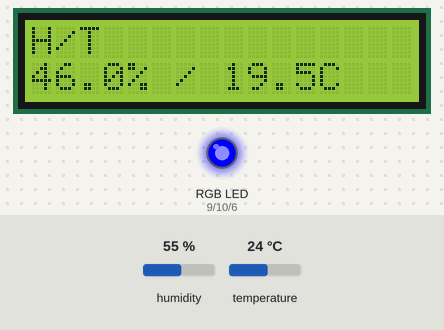
Simulated run of this sketch. Board: Arduino Uno, built with avr-gcc and run on an emulated ATmega328P. Parts: 16×2 character LCD, an RGB LED mixed from three pins (HIGH = lit). The inputs (shaded band) are chosen by the test bench; at power-on: temperature 24 °C, humidity 55 %. Dim RGB values are drawn brighter than linear.

Above: at 1.2 s.
1.3 s: temperature set to 26.2 °C
At 3.1 s:
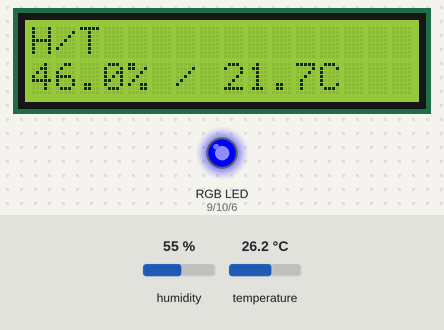
4.0 s: temperature set to 27.2 °C
At 5.0 s:
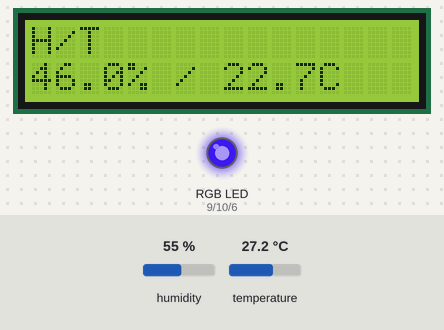
6.7 s: temperature set to 12 °C
At 8.8 s:
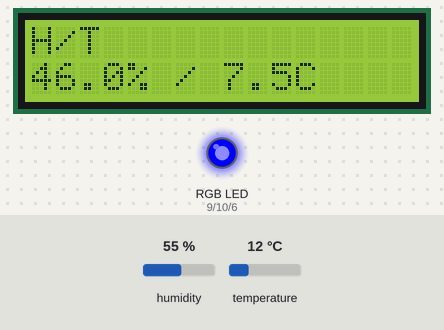
9.6 s: temperature set to 28 °C
At 10.7 s:
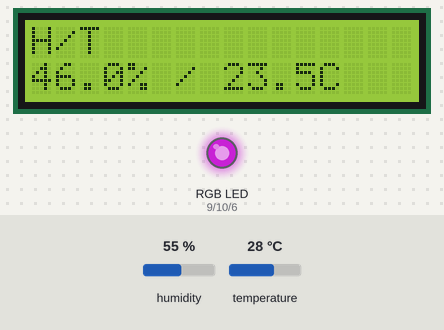
12.3 s: temperature set to 33 °C
At 14.5 s:
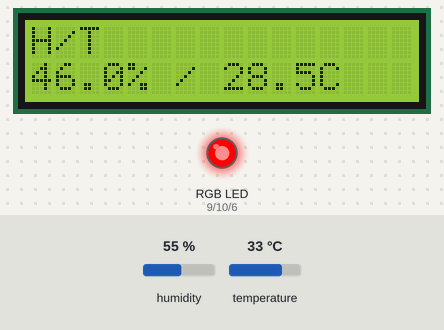
15.6 s: humidity set to 22 %
At 17.6 s:
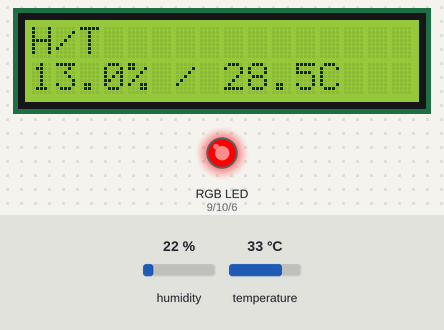
Timing chart, 0 to 19.1 s (numbered marks = the images above; inputs shaded):
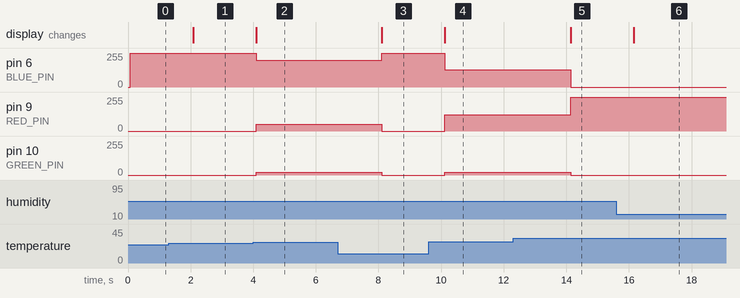

Measured:
- the behaviour switches between 26.6 and 26.7 °C on temperature (found by bisection; images 1 and 2)
- after the input at 1.3 s, the display: changes after 0.78 s (image 1)
- after the input at 4.0 s, pin 6 (BLUE_PIN): 255/255 → 202/255 after 0.09 s; pin 9 (RED_PIN): 0/255 → 52/255 after 0.09 s; pin 10 (GREEN_PIN): 0/255 → 20/255 after 0.09 s; the display: changes after 0.09 s (image 2)
- after the input at 6.7 s, pin 6 (BLUE_PIN): 202/255 → 255/255 after 1.4 s; pin 9 (RED_PIN): 52/255 → 0/255 after 1.4 s; pin 10 (GREEN_PIN): 20/255 → 0/255 after 1.4 s; the display: changes after 1.4 s (image 3)
- after the input at 9.6 s, pin 6 (BLUE_PIN): 255/255 → 131/255 after 0.52 s; pin 9 (RED_PIN): 0/255 → 123/255 after 0.52 s; pin 10 (GREEN_PIN): 0/255 → 20/255 after 0.52 s; the display: changes after 0.52 s (image 4)
- after the input at 12.3 s, pin 6 (BLUE_PIN): 131/255 → 0/255 after 1.8 s; pin 9 (RED_PIN): 123/255 → 255/255 after 1.8 s; pin 10 (GREEN_PIN): 20/255 → 0/255 after 1.8 s; the display: changes after 1.8 s (image 5)
- after the input at 15.6 s, the display: changes after 0.55 s (image 6)

The sketch:

main.ino
```cpp
#include <LiquidCrystal.h>
#include <DHT.h>

// Define pins
#define DHTPIN 8
#define DHTTYPE DHT22
#define RED_PIN 9
#define GREEN_PIN 10
#define BLUE_PIN 6  // Changed from 11 to 6

// Temperature thresholds
#define TEMP_COLD 22.1
#define TEMP_HOT 25.0

// Initialize LCD (pins: RS, E, D4, D5, D6, D7)
LiquidCrystal lcd(12, 11, 5, 4, 3, 2);

// Initialize DHT sensor
DHT dht(DHTPIN, DHTTYPE);

void setup() {
  // Set up the LCD's number of columns and rows
  lcd.begin(16, 2);

  // Initialize DHT sensor
  dht.begin();

  // Initialize RGB LED pins
  pinMode(RED_PIN, OUTPUT);
  pinMode(GREEN_PIN, OUTPUT);
  pinMode(BLUE_PIN, OUTPUT);

  // Print static label
  lcd.print("H/T");
}

// Function to set RGB LED color based on temperature
void setTempColor(float temp) {
  int red, blue, green;

  if (temp <= TEMP_COLD) {
    // Full blue
    red = 0;
    blue = 255;
    green = 0;
  }
  else if (temp >= TEMP_HOT) {
    // Full red
    red = 255;
    blue = 0;
    green = 0;
  }
  else {
    // Progressive transition between blue and red
    float ratio = (temp - TEMP_COLD) / (TEMP_HOT - TEMP_COLD);
    red = ratio * 255;
    blue = (1 - ratio) * 255;
    green = 20;
  }

  analogWrite(RED_PIN, red);
  analogWrite(BLUE_PIN, blue);
  analogWrite(GREEN_PIN, green);  // Green always off for pure blue-to-red transition
}

void loop() {
  // Read humidity and temperature
  float humidity = dht.readHumidity() - 9.0;
  float temperature = dht.readTemperature() - 4.5;

  // Check if reading was successful
  if (isnan(humidity) || isnan(temperature)) {
    lcd.setCursor(0, 1);
    lcd.print("Error reading!");
    delay(2000);
    return;
  }

  // Clear second line
  lcd.setCursor(0, 1);
  lcd.print("                "); // 16 spaces to clear the line

  // Display humidity and temperature on second line
  lcd.setCursor(0, 1);
  lcd.print(humidity, 1);
  lcd.print("% / ");
  lcd.print(temperature, 1);
  lcd.print("C");

  // Update LED color based on temperature
  setTempColor(temperature);

  // Wait 2 seconds before next reading
  delay(2000);
}
```
